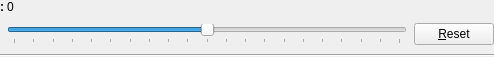
<?xml version="1.0" encoding="UTF-8"?>
<ui version="4.0">
 <class>DOFAdjustWidget</class>
 <widget class="QWidget" name="DOFAdjustWidget">
  <property name="geometry">
   <rect>
    <x>0</x>
    <y>0</y>
    <width>494</width>
    <height>57</height>
   </rect>
  </property>
  <property name="sizePolicy">
   <sizepolicy hsizetype="Preferred" vsizetype="Fixed">
    <horstretch>0</horstretch>
    <verstretch>0</verstretch>
   </sizepolicy>
  </property>
  <property name="windowTitle">
   <string>Form</string>
  </property>
  <layout class="QGridLayout" name="gridLayout_2">
   <property name="leftMargin">
    <number>0</number>
   </property>
   <property name="topMargin">
    <number>0</number>
   </property>
   <property name="rightMargin">
    <number>0</number>
   </property>
   <property name="bottomMargin">
    <number>0</number>
   </property>
   <property name="spacing">
    <number>3</number>
   </property>
   <item row="0" column="0" colspan="2">
    <widget class="QLabel" name="nameLabel">
     <property name="sizePolicy">
      <sizepolicy hsizetype="Fixed" vsizetype="Preferred">
       <horstretch>0</horstretch>
       <verstretch>0</verstretch>
      </sizepolicy>
     </property>
     <property name="font">
      <font>
       <bold>true</bold>
      </font>
     </property>
     <property name="text">
      <string>&lt;name&gt;:</string>
     </property>
    </widget>
   </item>
   <item row="0" column="2">
    <widget class="QLabel" name="valueLabel">
     <property name="sizePolicy">
      <sizepolicy hsizetype="Expanding" vsizetype="Preferred">
       <horstretch>0</horstretch>
       <verstretch>0</verstretch>
      </sizepolicy>
     </property>
     <property name="minimumSize">
      <size>
       <width>0</width>
       <height>0</height>
      </size>
     </property>
     <property name="maximumSize">
      <size>
       <width>16777215</width>
       <height>16777215</height>
      </size>
     </property>
     <property name="text">
      <string>0</string>
     </property>
     <property name="alignment">
      <set>Qt::AlignLeading|Qt::AlignLeft|Qt::AlignVCenter</set>
     </property>
    </widget>
   </item>
   <item row="2" column="0" colspan="3">
    <widget class="Line" name="line">
     <property name="orientation">
      <enum>Qt::Horizontal</enum>
     </property>
    </widget>
   </item>
   <item row="1" column="0" colspan="3">
    <widget class="QStackedWidget" name="stackedWidget">
     <property name="sizePolicy">
      <sizepolicy hsizetype="Expanding" vsizetype="Preferred">
       <horstretch>0</horstretch>
       <verstretch>0</verstretch>
      </sizepolicy>
     </property>
     <property name="currentIndex">
      <number>2</number>
     </property>
     <widget class="QWidget" name="page">
      <layout class="QGridLayout" name="gridLayout_8">
       <property name="leftMargin">
        <number>0</number>
       </property>
       <property name="topMargin">
        <number>0</number>
       </property>
       <property name="rightMargin">
        <number>0</number>
       </property>
       <property name="bottomMargin">
        <number>0</number>
       </property>
       <item row="0" column="0">
        <widget class="QLabel" name="undefinedPage">
         <property name="font">
          <font>
           <italic>true</italic>
           <bold>false</bold>
          </font>
         </property>
         <property name="text">
          <string>Undefined DOF</string>
         </property>
         <property name="alignment">
          <set>Qt::AlignCenter</set>
         </property>
        </widget>
       </item>
      </layout>
     </widget>
     <widget class="QWidget" name="freeRangepage">
      <layout class="QGridLayout" name="gridLayout_4">
       <property name="leftMargin">
        <number>0</number>
       </property>
       <property name="topMargin">
        <number>0</number>
       </property>
       <property name="rightMargin">
        <number>0</number>
       </property>
       <property name="bottomMargin">
        <number>0</number>
       </property>
       <property name="spacing">
        <number>3</number>
       </property>
       <item row="0" column="1">
        <widget class="QPushButton" name="freeValReset">
         <property name="sizePolicy">
          <sizepolicy hsizetype="Fixed" vsizetype="Fixed">
           <horstretch>0</horstretch>
           <verstretch>0</verstretch>
          </sizepolicy>
         </property>
         <property name="text">
          <string>&amp;Reset</string>
         </property>
        </widget>
       </item>
       <item row="0" column="0">
        <widget class="QLineEdit" name="valueLineEdit">
         <property name="alignment">
          <set>Qt::AlignRight|Qt::AlignTrailing|Qt::AlignVCenter</set>
         </property>
        </widget>
       </item>
      </layout>
     </widget>
     <widget class="QWidget" name="limitedRangePage">
      <layout class="QGridLayout" name="gridLayout">
       <property name="leftMargin">
        <number>0</number>
       </property>
       <property name="topMargin">
        <number>0</number>
       </property>
       <property name="rightMargin">
        <number>0</number>
       </property>
       <property name="bottomMargin">
        <number>0</number>
       </property>
       <property name="horizontalSpacing">
        <number>0</number>
       </property>
       <item row="1" column="3">
        <widget class="QLabel" name="maxLabel">
         <property name="text">
          <string>&lt;max&gt;</string>
         </property>
         <property name="alignment">
          <set>Qt::AlignRight|Qt::AlignTrailing|Qt::AlignVCenter</set>
         </property>
        </widget>
       </item>
       <item row="1" column="4">
        <widget class="QPushButton" name="rangeReset">
         <property name="sizePolicy">
          <sizepolicy hsizetype="Fixed" vsizetype="Fixed">
           <horstretch>0</horstretch>
           <verstretch>0</verstretch>
          </sizepolicy>
         </property>
         <property name="text">
          <string>&amp;Reset</string>
         </property>
        </widget>
       </item>
       <item row="1" column="1">
        <widget class="QLabel" name="minLabel">
         <property name="text">
          <string>&lt;min&gt;</string>
         </property>
        </widget>
       </item>
       <item row="1" column="2">
        <widget class="QSlider" name="valueSlider">
         <property name="minimum">
          <number>0</number>
         </property>
         <property name="maximum">
          <number>100</number>
         </property>
         <property name="value">
          <number>50</number>
         </property>
         <property name="orientation">
          <enum>Qt::Horizontal</enum>
         </property>
         <property name="tickPosition">
          <enum>QSlider::TicksBelow</enum>
         </property>
         <property name="tickInterval">
          <number>5</number>
         </property>
        </widget>
       </item>
      </layout>
     </widget>
     <widget class="QWidget" name="positiveValuePage">
      <layout class="QGridLayout" name="gridLayout_7">
       <property name="leftMargin">
        <number>0</number>
       </property>
       <property name="topMargin">
        <number>0</number>
       </property>
       <property name="rightMargin">
        <number>0</number>
       </property>
       <property name="bottomMargin">
        <number>0</number>
       </property>
       <property name="spacing">
        <number>3</number>
       </property>
       <item row="0" column="3">
        <widget class="QPushButton" name="mul2Button">
         <property name="sizePolicy">
          <sizepolicy hsizetype="Fixed" vsizetype="Fixed">
           <horstretch>0</horstretch>
           <verstretch>0</verstretch>
          </sizepolicy>
         </property>
         <property name="maximumSize">
          <size>
           <width>32</width>
           <height>16777215</height>
          </size>
         </property>
         <property name="text">
          <string>×2</string>
         </property>
        </widget>
       </item>
       <item row="0" column="5">
        <widget class="QPushButton" name="posResetButton">
         <property name="sizePolicy">
          <sizepolicy hsizetype="Fixed" vsizetype="Fixed">
           <horstretch>0</horstretch>
           <verstretch>0</verstretch>
          </sizepolicy>
         </property>
         <property name="text">
          <string>&amp;Reset</string>
         </property>
        </widget>
       </item>
       <item row="0" column="2">
        <widget class="QPushButton" name="zeroButton">
         <property name="sizePolicy">
          <sizepolicy hsizetype="Fixed" vsizetype="Fixed">
           <horstretch>0</horstretch>
           <verstretch>0</verstretch>
          </sizepolicy>
         </property>
         <property name="maximumSize">
          <size>
           <width>32</width>
           <height>16777215</height>
          </size>
         </property>
         <property name="text">
          <string>&amp;Z</string>
         </property>
        </widget>
       </item>
       <item row="0" column="0" colspan="2">
        <widget class="QLineEdit" name="positiveValueLine">
         <property name="alignment">
          <set>Qt::AlignRight|Qt::AlignTrailing|Qt::AlignVCenter</set>
         </property>
        </widget>
       </item>
       <item row="0" column="4">
        <widget class="QPushButton" name="div2Button">
         <property name="sizePolicy">
          <sizepolicy hsizetype="Fixed" vsizetype="Fixed">
           <horstretch>0</horstretch>
           <verstretch>0</verstretch>
          </sizepolicy>
         </property>
         <property name="maximumSize">
          <size>
           <width>32</width>
           <height>16777215</height>
          </size>
         </property>
         <property name="text">
          <string>÷2</string>
         </property>
        </widget>
       </item>
      </layout>
     </widget>
    </widget>
   </item>
  </layout>
 </widget>
 <resources/>
 <connections/>
</ui>
